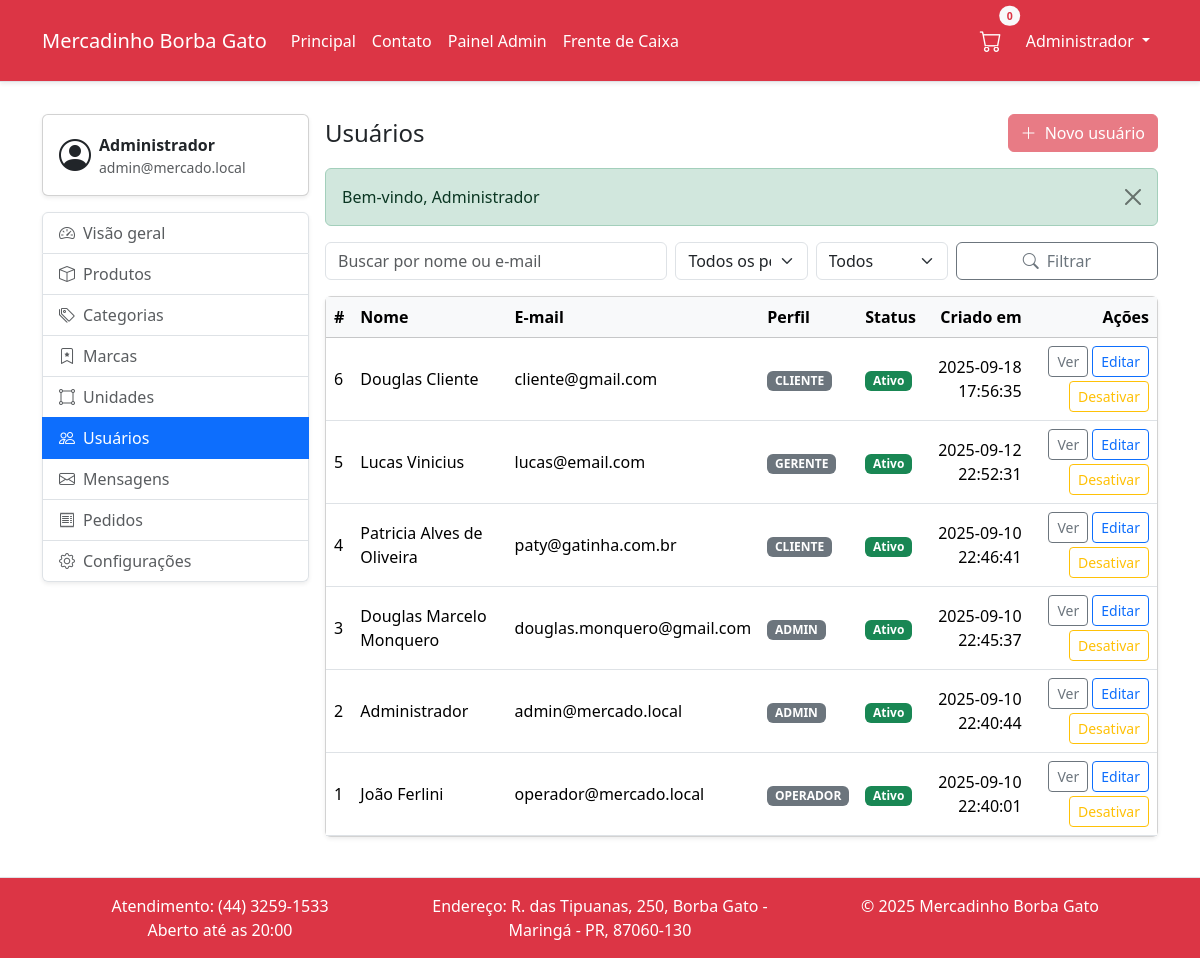
The app's page /public/admin/usuarios (signed in) with its own data.
### tables this page shows
CREATE TABLE `usuario` (
  `id` int NOT NULL AUTO_INCREMENT,
  `nome` varchar(120) NOT NULL,
  `email` varchar(160) NOT NULL,
  `senha_hash` varchar(255) NOT NULL,
  `perfil` enum('admin','gerente','operador','cliente') NOT NULL DEFAULT 'cliente',
  `ativo` tinyint(1) NOT NULL DEFAULT '1',
  `criado_em` timestamp NOT NULL DEFAULT CURRENT_TIMESTAMP,
  PRIMARY KEY (`id`),
  UNIQUE KEY `uq_usuario_email` (`email`)
);

### App/Core/View.php (called while the page is built, shortened)
<?php
final class View
{
    private string $basePath;
    public function __construct()
    {
        $bp = realpath(__DIR__ . '/../Views');
        $this->basePath = $bp !== false ? $bp : (__DIR__ . '/../Views');
    }
    public function render(string $template, array $data = []): void
    {
        $rel = str_replace(['.', ':'], DIRECTORY_SEPARATOR, $template) . '.php';
        $file = $this->basePath . DIRECTORY_SEPARATOR . $rel;
        extract($data, EXTR_SKIP);
        require $file;
    }
}

### App/Core/Controller.php (called while the page is built, shortened)
<?php
abstract class Controller
{
    protected View $view;
    public function __construct()
    {
        $this->view = new View();
    }
    protected function render(string $template, array $data = []): void
    {
        $this->view->render($template, $data);
    }
}

### App/Controllers/Admin/UsuariosController.php (called while the page is built, shortened)
<?php
final class UsuariosController extends BaseAdminController
{
    private UsuarioDAO $dao;
    public function __construct()
    {
        $this->dao = new UsuarioDAO(Database::getConnection());
    }
    public function index(): void
    {
        $filters = [
            'q'      => trim((string)($_GET['q'] ?? '')),
            'perfil' => trim((string)($_GET['perfil'] ?? '')),
            'status' => trim((string)($_GET['status'] ?? '')),
        ];
        $usuarios = $this->dao->search($filters);
        $this->render('admin/usuarios/index', [
            'title'    => 'Usuários',
            'usuarios' => $usuarios,
            'filters'  => $filters,
        ]);
    }
}

### public/index.php (called while the page is built, shortened)
<?php
$router = new Router();
$method = $_SERVER['REQUEST_METHOD'] ?? 'GET';
$uri    = parse_url($_SERVER['REQUEST_URI'] ?? '/', PHP_URL_PATH) ?? '/';
$scriptName = str_replace('\\', '/', $_SERVER['SCRIPT_NAME'] ?? '');
$scriptDir  = rtrim(str_replace('\\', '/', dirname($scriptName)), '/');
$path = $uri;
if ($scriptName && strpos($path, $scriptName) === 0) {
    $path = substr($path, strlen($scriptName));
}
elseif ($scriptDir && $scriptDir !== '' && $scriptDir !== '/' && strpos($path, $scriptDir) === 0) {
    $path = substr($path, strlen($scriptDir));
}
$path = '/' . ltrim($path, '/');
$router->dispatch($method, $path);

### App/Core/Url.php (called while the page is built, shortened)
<?php declare(strict_types=1);
final class Url
{
    private static function base(): string
    {
        $script = $_SERVER['SCRIPT_NAME'] ?? '';
        $base = rtrim(str_replace('\\','/', dirname($script)), '/');
        return $base;
    }
    public static function to(string $path): string
    {
        $p = str_starts_with($path, '/') ? $path : '/' . $path;
        $base = self::base();
        return $base . $p;
    }
    public static function path(): string
    {
        $uri  = parse_url($_SERVER['REQUEST_URI'] ?? '/', PHP_URL_PATH) ?: '/';
        $base = self::base();
        if ($base !== '' && str_starts_with($uri, $base)) {
            $uri = substr($uri, strlen($base));
        }
        $n = rtrim($uri, '/');
        return $n === '' ? '/' : $n;
    }
    public static function is(string $path): bool
    {
        $n = rtrim($path, '/');
        $n = $n === '' ? '/' : $n;
        return self::path() === $n;
    }
}

### App/Core/Auth.php (called while the page is built, shortened)
<?php
final class Auth
{
    public static function user(): ?array
    {
        $raw = $_SESSION['user'] ?? null;
        $id     = filter_var($raw['id'], FILTER_VALIDATE_INT);
        $ativo  = filter_var($raw['ativo'], FILTER_VALIDATE_INT);
        $nome   = is_string($raw['nome'])   ? $raw['nome']   : null;
        $email  = is_string($raw['email'])  ? $raw['email']  : null;
        $perfil = is_string($raw['perfil']) ? $raw['perfil'] : null;
        return [
            'id'     => $id,
            'nome'   => $nome,
            'email'  => $email,
            'perfil' => $perfil,
            'ativo'  => $ativo,
        ];
    }
    public static function isLoggedIn(): bool
    {
        return self::user() !== null;
    }
}

### App/DAO/UsuarioDAO.php (called while the page is built, shortened)
<?php declare(strict_types=1);
final class UsuarioDAO
{
    public function search(array $filters = []): array
    {
        $sql = 'SELECT id, nome, email, perfil, ativo, criado_em FROM usuario WHERE 1=1';
        $params = [];
        $sql .= ' ORDER BY criado_em DESC, id DESC LIMIT 200';
        $stmt = $this->pdo->prepare($sql);
        $stmt->execute($params);
        return $stmt->fetchAll(PDO::FETCH_ASSOC) ?: [];
    }
}

### App/DAO/Database.php (called while the page is built, shortened)
<?php
final class Database
{
    private static ?PDO $pdo = null;
    public static function getConnection(): PDO
    {
        if (self::$pdo === null) {
            $host = $_ENV['DB_HOST'] ?? $_ENV['MYSQLHOST'] ?? '127.0.0.1';
            $port = $_ENV['DB_PORT'] ?? $_ENV['MYSQLPORT'] ?? '3306';
            $database = $_ENV['DB_NAME'] ?? $_ENV['DB_DATABASE'] ?? $_ENV['MYSQLDATABASE'] ?? 'mercadinho';
            $user = $_ENV['DB_USER'] ?? $_ENV['DB_USERNAME'] ?? $_ENV['MYSQLUSER'] ?? 'root';
            $pass = $_ENV['DB_PASS'] ?? $_ENV['DB_PASSWORD'] ?? $_ENV['MYSQLPASSWORD'] ?? '';
            $dsn = sprintf('mysql:host=%s;port=%s;dbname=%s;charset=utf8mb4', $host, $port, $database);
            self::$pdo = new PDO($dsn, $user, $pass, [
                PDO::ATTR_ERRMODE => PDO::ERRMODE_EXCEPTION,
                PDO::ATTR_DEFAULT_FETCH_MODE => PDO::FETCH_ASSOC,
                PDO::ATTR_EMULATE_PREPARES => false,
            ]);
        }
        return self::$pdo;
    }
}

### App/Core/Flash.php (called while the page is built, shortened)
<?php declare(strict_types=1);
final class Flash
{
    public static function get(string $key): ?string
    {
        if (!isset($_SESSION['flash'][$key])) return null;
        $m = $_SESSION['flash'][$key];
        return $m;
    }
}

### App/Views/admin/usuarios/index.php (the view, shortened to what this page needs)
<?php
$usuarios = $usuarios ?? [];
$filters  = $filters ?? ['q' => '', 'perfil' => '', 'status' => ''];
$h = static fn($v) => htmlspecialchars((string)$v, ENT_QUOTES, 'UTF-8');
?>
<!doctype html>
<html lang="pt-br">
<head>
  <link rel="stylesheet" href="<?= \App\Core\Url::to('/assets/css/bootstrap.min.css') ?>" />
  <link href="https://cdn.jsdelivr.net/npm/bootstrap-icons@1.10.5/font/bootstrap-icons.css" rel="stylesheet" />
  <link rel="stylesheet" href="<?= Url::to('/assets/site/css/style.css') ?>" />
</head>
<body>
<div class="d-flex flex-column wrapper">
  <?php require dirname(__DIR__, 2) . '/partials/navbar.php'; ?>
  <main class="flex-fill">
    <div class="container py-3">
      <div class="row g-3">
        <div class="col-12 col-lg-3">
          <?php require dirname(__DIR__, 2) . '/partials/admin-sidebar.php'; ?>
        </div>
        <div class="col-12 col-lg-9">
          <div class="d-flex align-items-center justify-content-between mb-3 flex-wrap gap-2">
            <h1 class="h4 mb-0">Usuários</h1>
            <a href="<?= Url::to('/admin/usuarios/novo') ?>" class="btn btn-danger disabled" title="Em breve">
              <i class="bi bi-plus-lg me-1"></i> Novo usuário
            </a>
          </div>
          <?php if ($msg = Flash::get('success')): ?>
            <div class="alert alert-success alert-dismissible fade show" role="alert">
              <?= $h($msg) ?>
              <button type="button" class="btn-close" data-bs-dismiss="alert" aria-label="Fechar"></button>
            </div>
          <?php endif; ?>
          <form class="row gy-2 gx-2 mb-3" method="get" action="<?= Url::to('/admin/usuarios') ?>">
            <div class="col-sm-12 col-md-5">
              <input type="text" name="q" value="<?= $h($filters['q'] ?? '') ?>" class="form-control" placeholder="Buscar por nome ou e-mail">
            </div>
            <div class="col-sm-6 col-md-3 col-lg-2">
              <?php $perfilAtual = $filters['perfil'] ?? ''; ?>
              <select name="perfil" class="form-select">
                <option value=""<?= $perfilAtual === '' ? ' selected' : '' ?>>Todos os perfis</option>
              </select>
            </div>
            <div class="col-sm-6 col-md-3 col-lg-2">
              <?php $statusAtual = $filters['status'] ?? ''; ?>
              <select name="status" class="form-select">
                <option value=""<?= $statusAtual === '' ? ' selected' : '' ?>>Todos</option>
              </select>
            </div>
            <div class="col-sm-12 col-md-3 col-lg-3 d-grid">
              <button class="btn btn-outline-secondary"><i class="bi bi-search me-1"></i> Filtrar</button>
            </div>
          </form>
          <div class="card shadow-sm">
            <div class="table-responsive">
              <table class="table align-middle table-hover mb-0">
                <thead class="table-light">
                  <tr>
                    <th>#</th>
                    <th>Nome</th>
                    <th>E-mail</th>
                    <th>Perfil</th>
                    <th>Status</th>
                    <th class="text-end">Criado em</th>
                    <th class="text-end">Ações</th>
                  </tr>
                </thead>
                <tbody>
                  <?php foreach ($usuarios as $usuario): ?>
                    <?php $ativo = (int)($usuario['ativo'] ?? 0) === 1; ?>
                    <tr>
                      <td><?= (int)($usuario['id'] ?? 0) ?></td>
                      <td><?= $h($usuario['nome'] ?? '') ?></td>
                      <td><?= $h($usuario['email'] ?? '') ?></td>
                      <td><span class="badge text-bg-secondary text-uppercase"><?= $h($usuario['perfil'] ?? '-') ?></span></td>
                      <td>
                        <span class="badge <?= $ativo ? 'text-bg-success' : 'text-bg-secondary' ?>">
                          <?= $ativo ? 'Ativo' : 'Inativo' ?>
                        </span>
                      </td>
                      <td class="text-end"><?= $h($usuario['criado_em'] ?? '-') ?></td>
                      <td class="text-end">
                        <div class="d-flex justify-content-end gap-1 flex-wrap">
                          <a class="btn btn-outline-secondary btn-sm" href="<?= Url::to('/admin/usuarios/ver') . '?id=' . (int)($usuario['id'] ?? 0) ?>">Ver</a>
                          <a class="btn btn-outline-primary btn-sm" href="<?= Url::to('/admin/usuarios/editar') . '?id=' . (int)($usuario['id'] ?? 0) ?>">Editar</a>
                          <form method="post" action="<?= Url::to('/admin/usuarios/status') ?>" class="d-inline">
                            <button type="submit" class="btn btn-sm btn-outline-<?= $ativo ? 'warning' : 'success' ?>">
                              <?= $ativo ? 'Desativar' : 'Ativar' ?>
                            </button>
                          </form>
                        </div>
                      </td>
                    </tr>
                  <?php endforeach; ?>
                </tbody>
              </table>
            </div>
          </div>
        </div>
      </div>
    </div>
  </main>
  <?php require dirname(__DIR__, 2) . '/partials/footer.php'; ?>
</div>
</body>
</html>

### App/Views/partials/navbar.php (shortened to what this page needs)
<?php
$u = Auth::user();
$isAdmin = $u && ($u['perfil'] === 'admin');
$canPdv = $u && in_array($u['perfil'], ['admin', 'gerente', 'operador'], true);
$cartCount = 0;
$cartCount = max(0, (int) $cartCount);
?>
<nav class="navbar navbar-expand-lg navbar-dark bg-danger border-bottom shadow-sm mb-3 py-3">
  <div class="container">
    <a class="navbar-brand text-white" href="<?= Url::to('/') ?>">Mercadinho Borba Gato</a>
    <div id="navbarMain" class="collapse navbar-collapse">
      <ul class="navbar-nav me-auto">
        <li class="nav-item">
          <a href="<?= Url::to('/') ?>" class="nav-link text-white <?= Url::is('/') ? 'active' : '' ?>">Principal</a>
        </li>
        <li class="nav-item">
          <a href="<?= Url::to('/contato') ?>" class="nav-link text-white <?= Url::is('/contato') ? 'active' : '' ?>">Contato</a>
        </li>
        <?php if ($isAdmin): ?>
          <li class="nav-item">
            <a href="<?= Url::to('/admin') ?>" class="nav-link text-white <?= Url::is('/admin') ? 'active' : '' ?>">
              Painel Admin
            </a>
          </li>
        <?php endif; ?>
        <?php if ($canPdv): ?>
          <li class="nav-item">
            <a href="<?= Url::to('/pdv') ?>" class="nav-link text-white <?= Url::is('/pdv') ? 'active' : '' ?>">
              Frente de Caixa
            </a>
          </li>
        <?php endif; ?>
      </ul>
      <ul class="navbar-nav ms-auto align-items-center">
        <li class="nav-item position-relative me-2">
          <a href="<?= Url::to('/carrinho') ?>" class="nav-link text-white position-relative <?= Url::is('/carrinho') ? 'active' : '' ?>">
            <i class="bi bi-cart" style="font-size:22px"></i>
            <span class="badge rounded-pill bg-light text-danger position-absolute top-0 start-100 translate-middle">
              <small><?= $cartCount ?></small>
            </span>
          </a>
        </li>
        <?php if (Auth::isLoggedIn()): ?>
          <li class="nav-item dropdown">
            <a class="nav-link dropdown-toggle text-white <?= Url::is('/conta') ? 'active' : '' ?>" href="#" id="userMenu" role="button" data-bs-toggle="dropdown" aria-expanded="false">
              <?= htmlspecialchars($u['nome']) ?>
            </a>
          </li>
        <?php endif; ?>
      </ul>
    </div>
  </div>
</nav>

### App/Views/partials/admin-sidebar.php (shortened to what this page needs)
<?php
$u = Auth::user();
$nome  = htmlspecialchars($u['nome']  ?? 'Administrador', ENT_QUOTES, 'UTF-8');
$email = htmlspecialchars($u['email'] ?? '', ENT_QUOTES, 'UTF-8');
?>
<aside class="sidebar-sticky">
  <div class="card shadow-sm mb-3">
    <div class="card-body d-flex align-items-center">
      <i class="bi bi-person-circle fs-2 me-2"></i>
      <div>
        <div class="fw-semibold"><?= $nome ?></div>
        <?php if ($email): ?><div class="text-muted small"><?= $email ?></div><?php endif; ?>
      </div>
    </div>
  </div>
  <div class="list-group shadow-sm">
    <a href="<?= Url::to('/admin') ?>" class="list-group-item list-group-item-action <?= Url::is('/admin') ? 'active' : '' ?>">
      <i class="bi bi-speedometer2 me-2"></i>Visão geral
    </a>
    <a href="<?= Url::to('/admin/produtos') ?>" class="list-group-item list-group-item-action <?= Url::is('/admin/produtos') ? 'active' : '' ?>">
      <i class="bi bi-box me-2"></i>Produtos
    </a>
    <a href="<?= Url::to('/admin/categorias') ?>" class="list-group-item list-group-item-action <?= Url::is('/admin/categorias') ? 'active' : '' ?>">
      <i class="bi bi-tags me-2"></i>Categorias
    </a>
    <a href="<?= Url::to('/admin/marcas') ?>" class="list-group-item list-group-item-action <?= Url::is('/admin/marcas') ? 'active' : '' ?>">
      <i class="bi bi-bookmark-star me-2"></i>Marcas
    </a>
    <a href="<?= Url::to('/admin/unidades') ?>" class="list-group-item list-group-item-action <?= Url::is('/admin/unidades') ? 'active' : '' ?>">
      <i class="bi bi-bounding-box-circles me-2"></i>Unidades
    </a>
    <a href="<?= Url::to('/admin/usuarios') ?>" class="list-group-item list-group-item-action <?= Url::is('/admin/usuarios') ? 'active' : '' ?>">
      <i class="bi bi-people me-2"></i>Usuários
    </a>
    <a href="<?= Url::to('/admin/mensagens') ?>" class="list-group-item list-group-item-action <?= Url::is('/admin/mensagens') ? 'active' : '' ?>">
      <i class="bi bi-envelope me-2"></i>Mensagens
    </a>
    <a href="<?= Url::to('/admin/pedidos') ?>" class="list-group-item list-group-item-action <?= Url::is('/admin/pedidos') ? 'active' : '' ?>">
      <i class="bi bi-receipt me-2"></i>Pedidos
    </a>
    <a href="<?= Url::to('/admin/configuracoes') ?>" class="list-group-item list-group-item-action <?= Url::is('/admin/configuracoes') ? 'active' : '' ?>">
      <i class="bi bi-gear me-2"></i>Configurações
    </a>
  </div>
</aside>

### records on screen
usuario: nome "Administrador", email "admin@mercado.local", id "2", perfil "ADMIN", ativo "Ativo", criado_em "2025-09-10 22:40:44"
usuario: id "6", nome "Douglas Cliente", email "cliente@gmail.com", perfil "CLIENTE", ativo "Ativo", criado_em "2025-09-18 17:56:35"
usuario: id "5", nome "Lucas Vinicius", email "lucas@email.com", perfil "GERENTE", ativo "Ativo", criado_em "2025-09-12 22:52:31"
usuario: id "4", nome "Patricia Alves de Oliveira", email "paty@gatinha.com.br", perfil "CLIENTE", ativo "Ativo", criado_em "2025-09-10 22:46:41"
usuario: id "3", nome "Douglas Marcelo Monquero", email "douglas.monquero@gmail.com", perfil "ADMIN", ativo "Ativo", criado_em "2025-09-10 22:45:37"
usuario: id "1", nome "João Ferlini", email "operador@mercado.local", perfil "OPERADOR", ativo "Ativo", criado_em "2025-09-10 22:40:01"

### other values on screen
$cartCount "0"
$h($msg) "Bem-vindo, Administrador"
